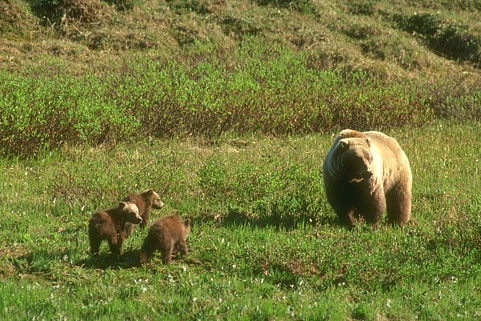
#> input picture imagens/animals.jpg, 481 x 321 px
$ python Q6a.py   (Python 2 division)
#> lines starting #> are read from the running program, lines starting #| are printed output that depends on the picture; after the words box and inside, x2 and y2 are one past the last pixel; in counts of white or black regions, pixels touching at a corner belong together
#!/usr/bin/env python
# -*- coding: utf-8 -*-
import math

import cv2
import numpy as np
from numpy import str_
from matplotlib import pyplot as plt
from scipy.stats.stats import kurtosis, skew
'''
    Parametros (Limiar)

    pyramid: 500 | 100
    flowers: 400 | 200
    animals: 450 | 200
    bear:    500 | 200
'''
name = 'animals'  # pyramid | flowers | animals | bear
img = cv2.imread('../imagens/' + name + '.jpg', 0)
#> img: shape (321, 481); min 19, max 255, mean 112.5
limiar = 200

bit_1 = np.mod(img, 2)  # LSB
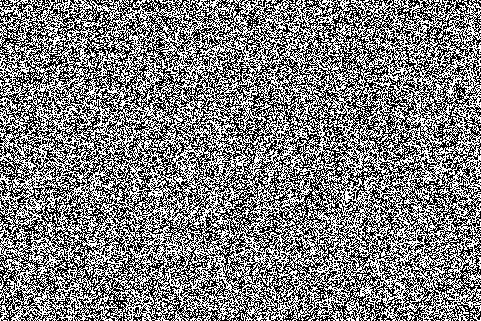
#> bit_1: shape (321, 481); values 0 (black) and 1 (white), 50% white in thin lines or dots
bit_2 = np.mod(np.floor(np.divide(img, 2.)), 2)
#> bit_2: shape (321, 481) float64; values 0 (black) and 1 (white), 50% white; black in thin lines or dots
bit_3 = np.mod(np.floor(np.divide(img, 4.)), 2)
#> bit_3: shape (321, 481) float64; values 0 (black) and 1 (white), 49.9% white in thin lines or dots
bit_4 = np.mod(np.floor(np.divide(img, 8.)), 2)
#> bit_4: shape (321, 481) float64; values 0 (black) and 1 (white), 50.1% white; black in thin lines or dots
bit_5 = np.mod(np.floor(np.divide(img, 16.)), 2)
#> bit_5: shape (321, 481) float64; values 0 (black) and 1 (white), 49.7% white in thin lines or dots
bit_6 = np.mod(np.floor(np.divide(img, 32.)), 2)
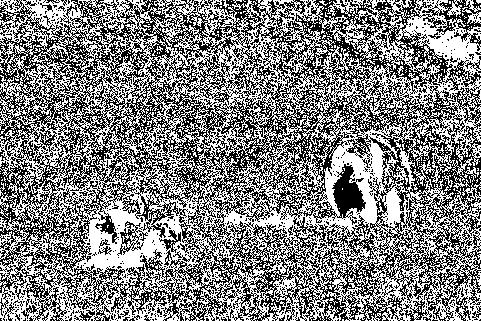
#> bit_6: shape (321, 481) float64; values 0 (black) and 1 (white), 51.2% white; black in thin lines or dots
bit_7 = np.mod(np.floor(np.divide(img, 64.)), 2)
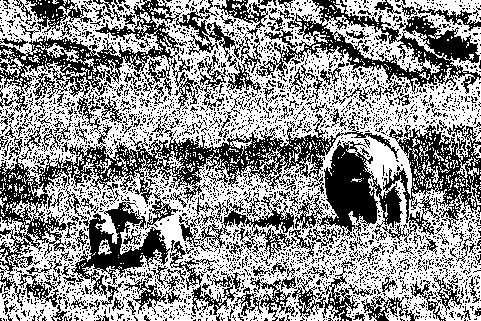
#> bit_7: shape (321, 481) float64; values 0 (black) and 1 (white), 57.4% white; black in thin lines or dots
bit_8 = np.mod(np.floor(np.divide(img, 128.)), 2)  # MSB
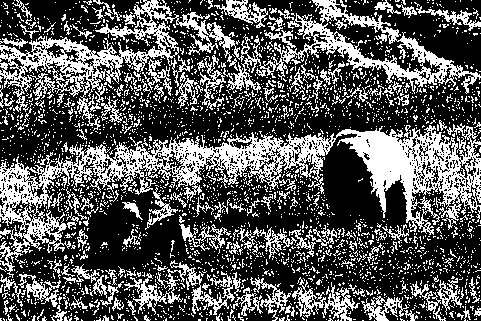
#> bit_8: shape (321, 481) float64; values 0 (black) and 1 (white), 34.3% white in thin lines or dots

im_reconstrucao_8 = 2*(2*(2*(2*(2*(2*(2*bit_8+bit_7)+bit_6)+bit_5)+bit_4)+bit_3)+bit_2)+bit_1
im_reconstrucao_7 = 2*(2*(2*(2*(2*(2*bit_8+bit_7)+bit_6)+bit_5)+bit_4)+bit_3)+bit_2
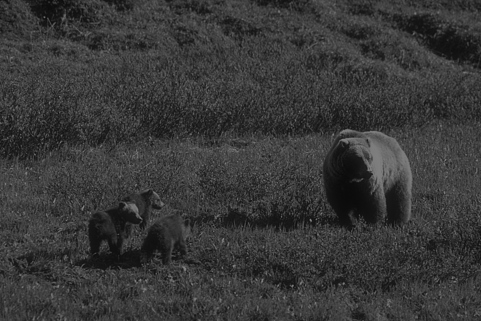
#> im_reconstrucao_7: shape (321, 481) float64; min 9, max 127, mean 56
im_reconstrucao_6 = 2*(2*(2*(2*(2*bit_8+bit_7)+bit_6)+bit_5)+bit_4)+bit_3
im_reconstrucao_5 = 2*(2*(2*(2*bit_8+bit_7)+bit_6)+bit_5)+bit_4
im_reconstrucao_4 = 2*(2*(2*bit_8+bit_7)+bit_6)+bit_5
im_reconstrucao_3 = 2*(2*bit_8+bit_7)+bit_6
im_reconstrucao_2 = 2*bit_8+bit_7
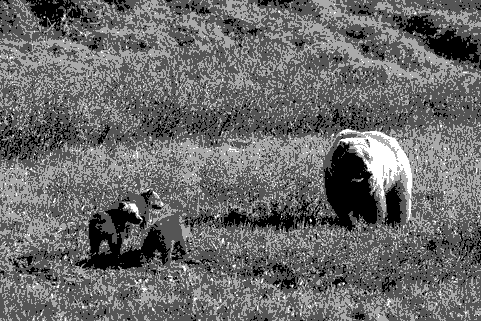
#> im_reconstrucao_2: shape (321, 481) float64; min 0, max 3, mean 1.26; drawn with min black and max white
im_reconstrucao_1 = bit_8

plt.subplot(248), plt.imshow(im_reconstrucao_1, cmap='gray')
plt.title('1 Mapa'), plt.xticks([]), plt.yticks([])

plt.subplot(247), plt.imshow(im_reconstrucao_2, cmap='gray')
plt.title('2 Mapas'), plt.xticks([]), plt.yticks([])

plt.subplot(246), plt.imshow(im_reconstrucao_3, cmap='gray')
plt.title('3 Mapas'), plt.xticks([]), plt.yticks([])

plt.subplot(245), plt.imshow(im_reconstrucao_4, cmap='gray')
plt.title('4 Mapas'), plt.xticks([]), plt.yticks([])

plt.subplot(244), plt.imshow(im_reconstrucao_5, cmap='gray')
plt.title('5 Mapas'), plt.xticks([]), plt.yticks([])

plt.subplot(243), plt.imshow(im_reconstrucao_6, cmap='gray')
plt.title('6 Mapas'), plt.xticks([]), plt.yticks([])

plt.subplot(242), plt.imshow(im_reconstrucao_7, cmap='gray')
plt.title('7 Mapas'), plt.xticks([]), plt.yticks([])

plt.subplot(241), plt.imshow(im_reconstrucao_8, cmap='gray')
plt.title('8 Mapas'), plt.xticks([]), plt.yticks([])

plt.show()

plt.subplot(331), plt.imshow(img, cmap='gray')
plt.title('Original Image'), plt.xticks([]), plt.yticks([])

plt.subplot(332), plt.imshow(bit_1, cmap='gray')
plt.title('Map Bit 1'), plt.xticks([]), plt.yticks([])

plt.subplot(333), plt.imshow(bit_2, cmap='gray')
plt.title('Map Bit 2'), plt.xticks([]), plt.yticks([])

plt.subplot(334), plt.imshow(bit_3, cmap='gray')
plt.title('Map Bit 3'), plt.xticks([]), plt.yticks([])

plt.subplot(335), plt.imshow(bit_4, cmap='gray')
plt.title('Map Bit 4'), plt.xticks([]), plt.yticks([])

plt.subplot(336), plt.imshow(bit_5, cmap='gray')
plt.title('Map Bit 5'), plt.xticks([]), plt.yticks([])

plt.subplot(337), plt.imshow(bit_6, cmap='gray')
plt.title('Map Bit 6'), plt.xticks([]), plt.yticks([])

plt.subplot(338), plt.imshow(bit_7, cmap='gray')
plt.title('Map Bit 7'), plt.xticks([]), plt.yticks([])

plt.subplot(339), plt.imshow(bit_8, cmap='gray')
plt.title('Map Bit 8'), plt.xticks([]), plt.yticks([])

plt.show()

medias = []
variancias = []
curtoses = []
assimetrias = []

for i in range(int(im_reconstrucao_3.max()+1)):
    indices = np.equal(im_reconstrucao_3, i)
    plt.imshow(indices, cmap='gray')
    im_aux = np.multiply(img, indices)
    if(im_aux.max()):
        # plt.imshow(im_aux, cmap='gray')
        # plt.title('Intensidade: ' + str_(i)), plt.xticks([]), plt.yticks([])
        # plt.show()
        medias.append(np.mean(im_aux))
        variancias.append(np.var(im_aux))
        curtoses.append(np.mean(kurtosis(im_aux)))
        assimetrias.append(np.mean(skew(im_aux)))
    else:
        medias.append(0)
        variancias.append(0)
        curtoses.append(0)
        assimetrias.append(0)
        print 'A imagem não possui nenhuma intensidade ' + str_(i)
#> after the loop, assimetrias = [nan, 3.19, 1.57, 0.65, 1.09, 4.03, nan, nan]; curtoses = [nan, 9.42, 0.618, -1.49, -0.715, 14.95, nan, nan]; medias = [0.193, 4.69, 16.38, 39.83, 37.76, 9.58, 2.36, 1.67]; variancias = [5.22, 217.9, 1083.8, 2917.8, 3909.2, 1546.5, 479.2, 398]

niveis = []
# plt.imshow(im_reconstrucao_3, cmap='gray')
# plt.show()
for i in range(len(medias)):
    for j in range(len(medias)):
        if(i != j):
            distancia = math.sqrt(np.power((medias[i]-medias[j]), 2)+np.power((variancias[i]-variancias[j]), 2) +
                                  np.power((curtoses[i]-curtoses[j]), 2)+np.power((assimetrias[i]-assimetrias[j]), 2))
            if distancia < limiar:
                if not(i in niveis):
                    niveis.append(i)
#> this loop made 8 passes
#> after the loop, niveis = []

# Segmentacao Final :D
output = np.multiply(im_reconstrucao_3, 0)
#> output: shape (321, 481) float64; every value is 0
output_2 = np.multiply(im_reconstrucao_3, 0)
for i in range(1, len(niveis)):
    indices = np.equal(im_reconstrucao_3, niveis[i])
    output[indices] = np.add(output[indices], im_reconstrucao_3[indices])
    output_2[indices] = np.add(output_2[indices], np.divide(im_reconstrucao_3[indices], niveis[i]))
#> this loop made 0 passes

output = np.multiply(im_reconstrucao_3, output_2)

plt.subplot(131), plt.imshow(img, cmap='gray')
plt.title('Tons de Cinza'), plt.xticks([]), plt.yticks([])
plt.subplot(132), plt.imshow(im_reconstrucao_3, cmap='gray')
plt.title('Reconstrucao'), plt.xticks([]), plt.yticks([])
plt.subplot(133), plt.imshow(output_2, cmap='gray')
plt.title('Segmentacao'), plt.xticks([]), plt.yticks([])
plt.show()
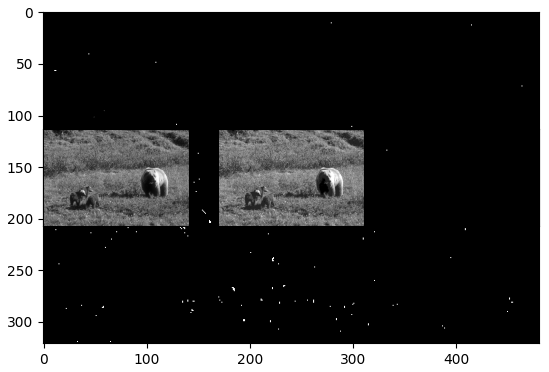
#> figure drawn by matplotlib, 4 panels

$ run again, with imagens/bear.jpg copied over imagens/animals.jpg
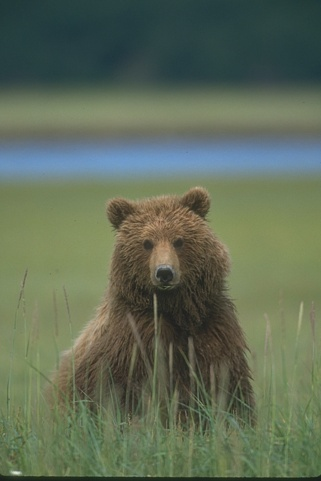
#> input picture imagens/bear.jpg, 321 x 481 px
#> bit_1: shape (481, 321); values 0 (black) and 1 (white), 50% white; black in thin lines or dots
#> bit_2: shape (481, 321) float64; values 0 (black) and 1 (white), 50.7% white; black in thin lines or dots
#> bit_3: shape (481, 321) float64; values 0 (black) and 1 (white), 49.8% white; 688 white regions (651 under 20 px), largest, box (x1, y1, x2, y2) and area: (0, 171, 321, 481) 47449, (0, 80, 321, 143) 7286, (0, 0, 155, 75) 5913
#> bit_4: shape (481, 321) float64; values 0 (black) and 1 (white), 49.9% white; 659 white regions (628 under 20 px), largest, box (x1, y1, x2, y2) and area: (0, 171, 321, 481) 42775, (0, 0, 321, 83) 15526, (0, 152, 321, 178) 4070
#> bit_5: shape (481, 321) float64; values 0 (black) and 1 (white), 50.9% white; 464 black regions (430 under 20 px), largest, box (x1, y1, x2, y2) and area: (0, 148, 321, 481) 60795, (0, 104, 301, 125) 4318, (0, 59, 321, 91) 2859
#> bit_6: shape (481, 321) float64; values 0 (black) and 1 (white), 58.1% white; 648 black regions (605 under 20 px), largest, box (x1, y1, x2, y2) and area: (0, 148, 321, 437) 51397, (0, 59, 321, 96) 4765, (0, 104, 301, 125) 4318
#> bit_7: shape (481, 321) float64; values 0 (black) and 1 (white), 47.4% white; 244 white regions (232 under 20 px), largest, box (x1, y1, x2, y2) and area: (0, 171, 321, 478) 46728, (0, 59, 321, 155) 18789, (0, 177, 192, 241) 4161
#> bit_8: shape (481, 321) float64; values 0 (black) and 1 (white), 29.3% white; 317 white regions (298 under 20 px), largest, box (x1, y1, x2, y2) and area: (0, 148, 321, 422) 38946, (0, 104, 301, 125) 4318, (150, 241, 173, 270) 406
#> after the loop `for i in range(int(im_reconstrucao_3.max()+1)):`: assimetrias = [nan, 1.38, 3.08, 0.703, 1.07, nan, nan, nan]; curtoses = [nan, 0.171, 10.61, -1.34, -0.309, nan, nan, nan]; medias = [0.0126, 12.69, 10.19, 39.69, 39.07, 0.338, 0.0149, 0.00146]; variancias = [0.386, 538.1, 718, 3011.8, 3733, 56.17, 3.12, 0.328]
#> the loop `for i in range(len(medias)):` made 8 passes
#> after the loop `for i in range(len(medias)):`: niveis = [1, 2]
#> the loop `for i in range(1, len(niveis)):` made 1 pass
#> after the loop `for i in range(1, len(niveis)):`:
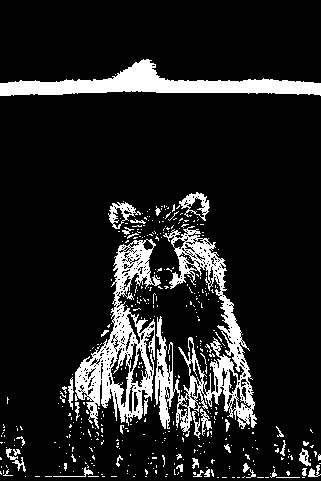
#> output_2: shape (481, 321) float64; values 0 (black) and 1 (white), 12.8% white; 432 white regions (394 under 20 px), largest, box (x1, y1, x2, y2) and area: (155, 226, 257, 437) 5952, (75, 239, 161, 429) 5523, (0, 59, 321, 96) 4765
#> `plt.show()`:
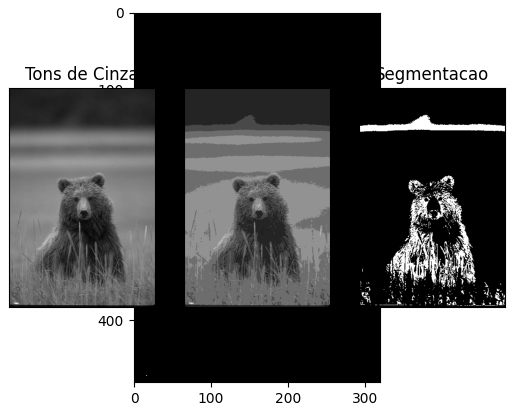
#> figure drawn by matplotlib, 4 panels

$ run again, with imagens/flowers.jpg copied over imagens/animals.jpg
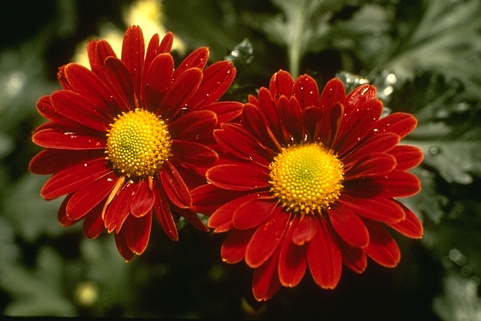
#> input picture imagens/flowers.jpg, 481 x 321 px
#> bit_1: shape (321, 481); values 0 (black) and 1 (white), 49.6% white in thin lines or dots
#> bit_2: shape (321, 481) float64; values 0 (black) and 1 (white), 48.4% white in thin lines or dots
#> bit_3: shape (321, 481) float64; values 0 (black) and 1 (white), 52.5% white; black in thin lines or dots
#> bit_4: shape (321, 481) float64; values 0 (black) and 1 (white), 50.5% white; 638 black regions (619 under 20 px), largest, box (x1, y1, x2, y2) and area: (0, 0, 481, 320) 72182, (430, 247, 481, 321) 1541, (177, 294, 234, 319) 439
#> bit_5: shape (321, 481) float64; values 0 (black) and 1 (white), 49.3% white; 714 white regions (667 under 20 px), largest, box (x1, y1, x2, y2) and area: (0, 0, 481, 321) 68973, (15, 231, 84, 270) 790, (0, 108, 58, 157) 488
#> bit_6: shape (321, 481) float64; values 0 (black) and 1 (white), 53.4% white; 833 black regions (750 under 20 px), largest, box (x1, y1, x2, y2) and area: (0, 188, 450, 321) 25081, (204, 0, 481, 164) 9734, (0, 0, 214, 90) 7262
#> bit_7: shape (321, 481) float64; values 0 (black) and 1 (white), 26.4% white; 539 white regions (468 under 20 px), largest, box (x1, y1, x2, y2) and area: (323, 0, 481, 244) 12989, (57, 0, 214, 93) 3728, (0, 218, 72, 316) 3307
#> bit_8: shape (321, 481) float64; values 0 (black) and 1 (white), 7.4% white; 214 white regions (187 under 20 px), largest, box (x1, y1, x2, y2) and area: (269, 143, 344, 209) 3095, (106, 108, 171, 167) 2234, (126, 0, 167, 60) 1132
#> after the loop `for i in range(int(im_reconstrucao_3.max()+1)):`:
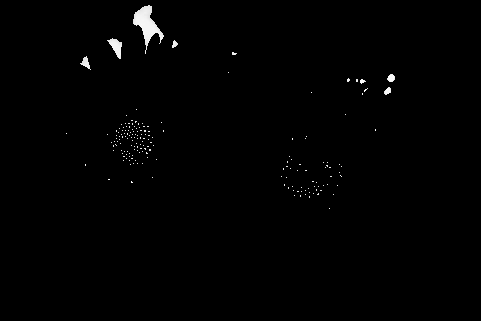
#> im_aux: shape (321, 481); min 0, max 255, mean 1.8
#> after the loop `for i in range(int(im_reconstrucao_3.max()+1)):`: assimetrias = [1.61, 0.541, 2.14, nan, nan, nan, nan, nan]; curtoses = [1.46, -1.05, 3.58, nan, nan, nan, nan, nan]; medias = [4.98, 19.67, 13.13, 8.49, 4.42, 4.14, 2.24, 1.84]; variancias = [82.37, 555.5, 871.4, 858.3, 607.2, 712.1, 451.7, 434.5]
#> the loop `for i in range(len(medias)):` made 8 passes
#> after the loop `for i in range(len(medias)):`: niveis = []
#> output: shape (321, 481) float64; every value is 0
#> `plt.show()`:
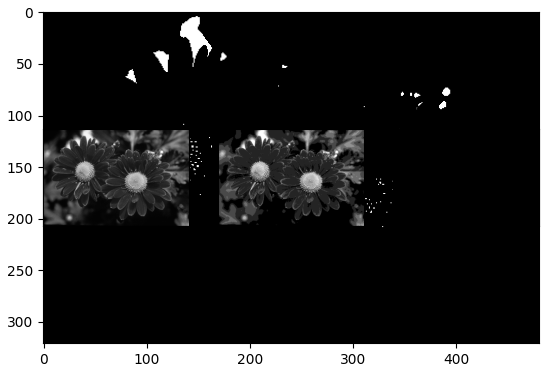
#> figure drawn by matplotlib, 4 panels
